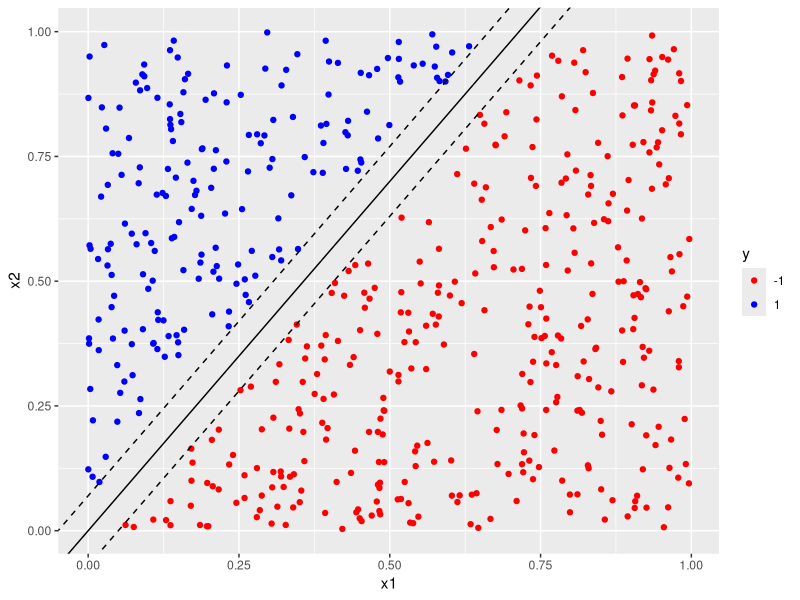
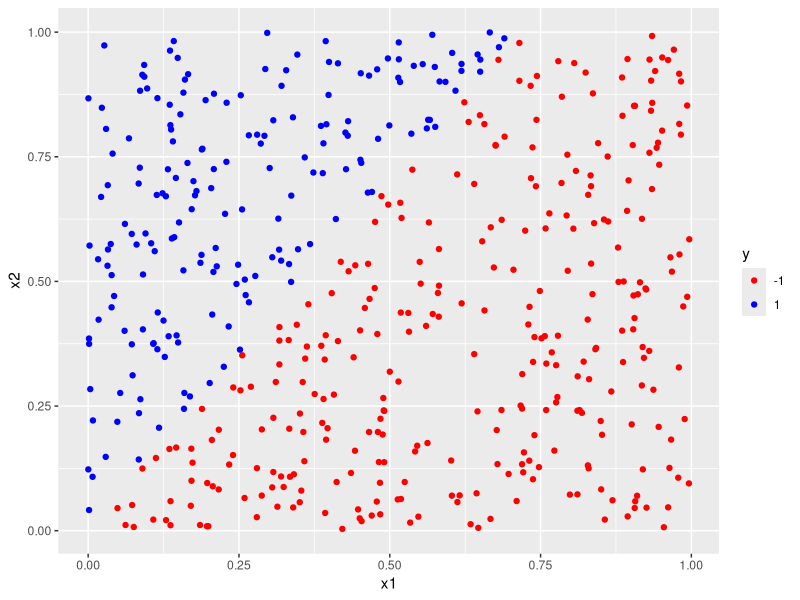
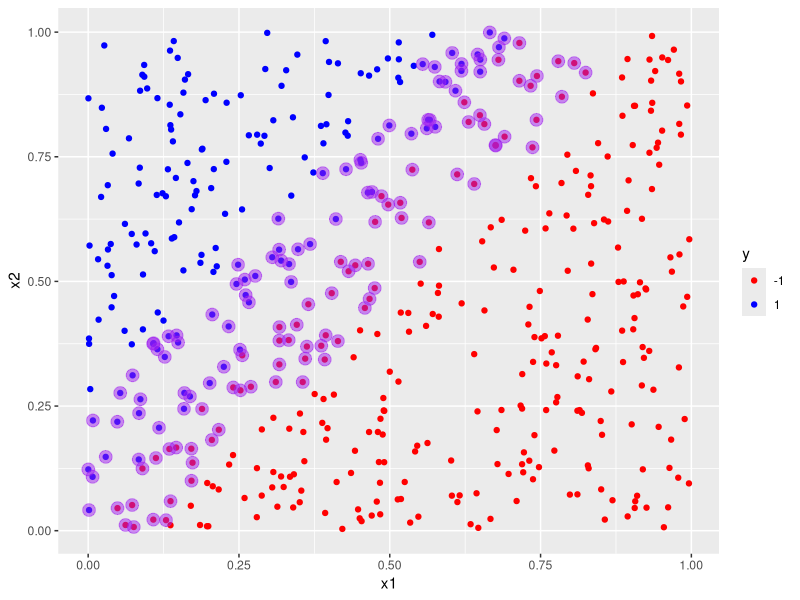
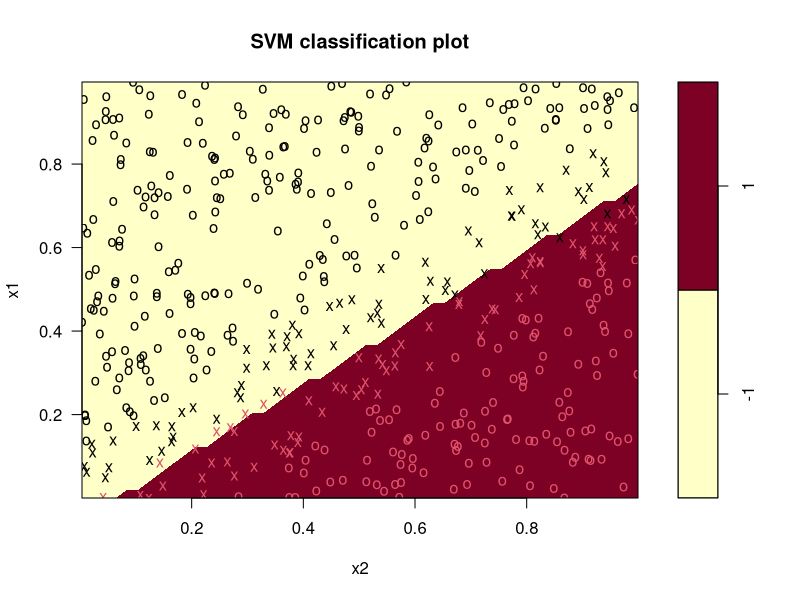
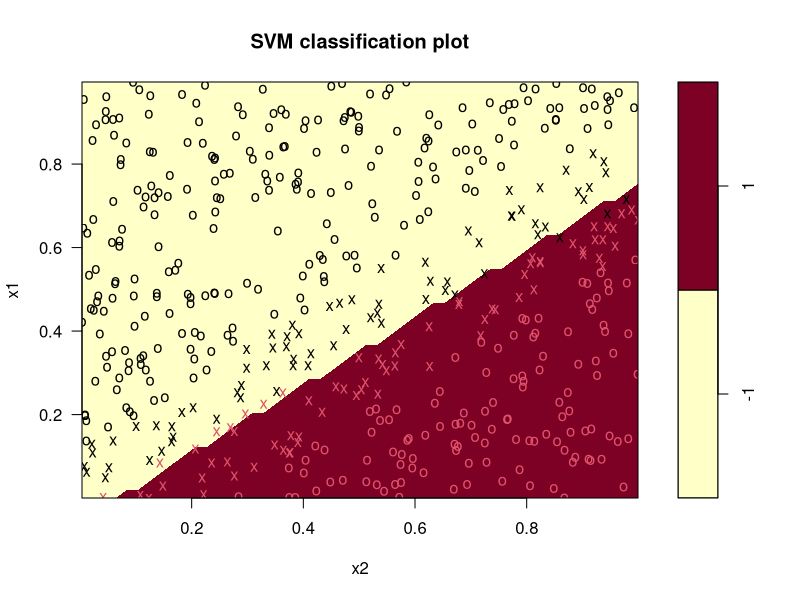
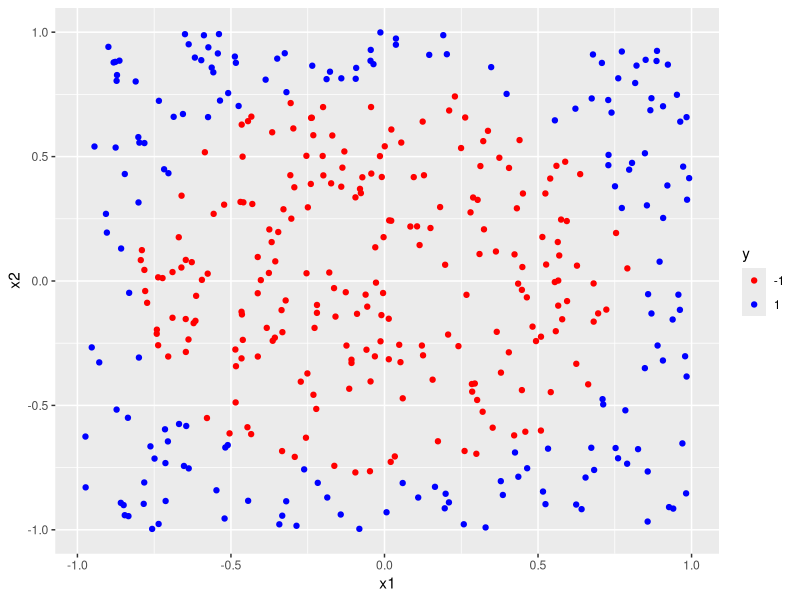
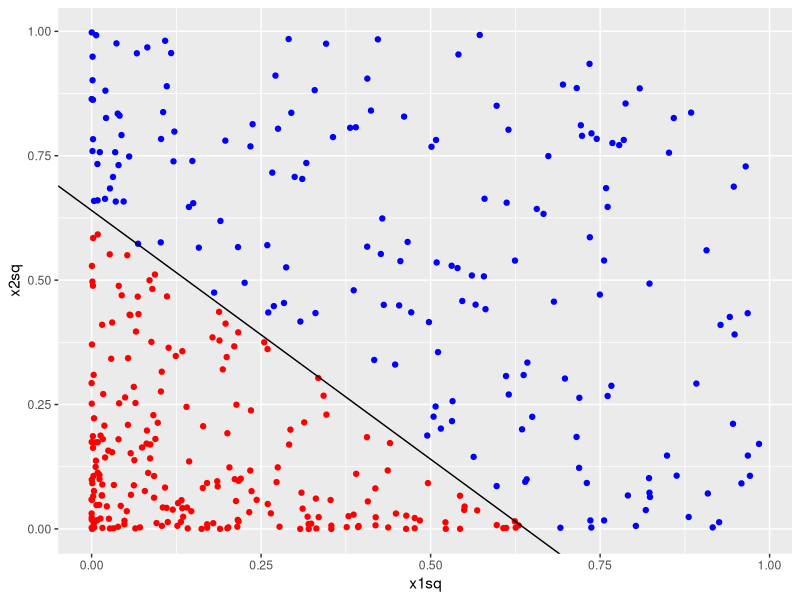
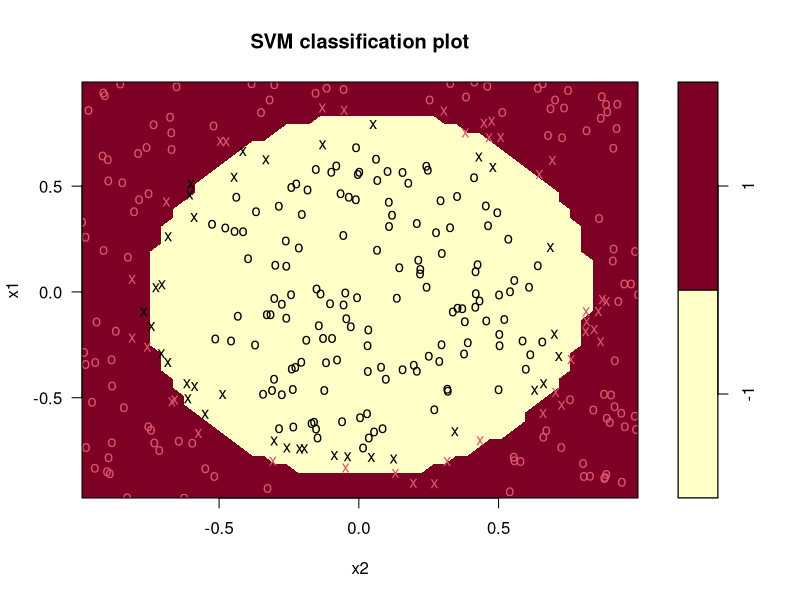

R code for these plots, in order:
## ---- chunk 1
library(tidyverse)
library(e1071)
## ---- chunk 2
#set seed
set.seed(42)

#set number of data points. 
n <- 600

#Generate data frame with two uniformly distributed predictors lying between 0 and 1.
df <- data.frame(x1 = runif(n), 
                 x2 = runif(n))
## ---- chunk 3
#classify data points depending on location
df$y <- factor(ifelse(df$x2 - 1.4*df$x1 < 0, -1, 1), 
    levels = c(-1, 1))


## ---- chunk 4
#set margin
delta <- 0.07

# retain only those points that lie outside the margin
df1 <- df[abs(1.4*df$x1 - df$x2) > delta, ]

#build plot
plot_margins <- ggplot(data = df1, aes(x = x1, y = x2, color = y)) + geom_point() + 
    scale_color_manual(values = c("red", "blue")) + 
    geom_abline(slope = 1.4, intercept = 0)+
    geom_abline(slope = 1.4, intercept = delta, linetype = "dashed") +
    geom_abline(slope = 1.4, intercept = -delta, linetype = "dashed")
 
#display plot 
plot_margins
## ---- chunk 5
#split train and test data in an 80/20 proportion
df[, "train"] <- ifelse(runif(nrow(df))<0.8, 1, 0)

#assign training rows to data frame trainset
trainset <- df[df$train == 1, ]
#assign test rows to data frame testset
testset <- df[df$train == 0, ]

#find index of "train" column
trainColNum <- grep("train", names(df))

#remove "train" column from train and test dataset
trainset <- trainset[, -trainColNum]
testset <- testset[, -trainColNum]


## ---- chunk 6
#build svm model, setting required parameters
svm_model<- svm(y ~ ., 
                data = trainset, 
                type = "C-classification", 
                kernel = "linear", 
                scale = FALSE)
## ---- chunk 7
#list components of model
names(svm_model)

#list values of the SV, index and rho
svm_model$SV
svm_model$index
svm_model$rho

#compute training accuracy
pred_train <- predict(svm_model, trainset)
mean(pred_train == trainset$y)

#compute test accuracy
pred_test <- predict(svm_model, testset)
mean(pred_test == testset$y)
## ---- chunk 8
#build scatter plot of training dataset
scatter_plot <- ggplot(data = trainset, aes(x = x1, y = x2, color = y)) + 
    geom_point() + 
    scale_color_manual(values = c("red", "blue"))
 scatter_plot
#add plot layer marking out the support vectors 
layered_plot <- 
    scatter_plot + geom_point(data = trainset[svm_model$index, ], aes(x = x1, y = x2), color = "purple", size = 4, alpha = 0.5)

#display plot
layered_plot
## ---- chunk 9

w=data.frame(x1=6.55241 , x2=-4.73278)

#calculate slope and intercept of decision boundary from weight vector and svm model
slope_1 <- -w[1]/w[2]
intercept_1 <- svm_model$rho/w[2]

#build scatter plot of training dataset
scatter_plot <- ggplot(data = trainset, aes(x = x1, y = x2, color = y)) + 
    geom_point() + scale_color_manual(values = c("red", "blue"))
#add decision boundary
plot_decision <- scatter_plot + geom_abline(slope = slope_1, intercept = intercept_1) 
#add margin boundaries
plot_margins <- plot_decision + 
 geom_abline(slope = slope_1, intercept = intercept_1 - 1/w[2], linetype = "dashed")+
 geom_abline(slope = slope_1, intercept = intercept_1 + 1/w[2], linetype = "dashed")
#display plot
#plot_margins
## ---- chunk 10
#build svm model
svm_model<- 
    svm(y ~ ., data = trainset, type = "C-classification", 
        kernel = "linear", scale = FALSE)

#plot decision boundaries and support vectors for the training data
plot(x = svm_model, data = trainset)
## ---- chunk 11
#build svm model, cost = 1
svm_model_1 <- svm(y ~ .,
                   data = trainset,
                   type = "C-classification",
                   cost = 1,
                   kernel = "linear",
                   scale = FALSE)

#print model details
svm_model_1


#build svm model, cost = 100
svm_model_100 <- svm(y ~ .,
                   data = trainset,
                   type = "C-classification",
                   cost = 100,
                   kernel = "linear",
                   scale = FALSE)

#print model details
svm_model_100
## ---- chunk 12
#add decision boundary and margins for cost = 1 to training data scatter plot

## ---- chunk 13
svm_model<- 
    svm(y ~ ., data = trainset, type = "C-classification", 
        kernel = "linear", scale = FALSE)

#compute training accuracy
pred_train <- predict(svm_model, trainset)
mean(pred_train == trainset$y)

#compute test accuracy
pred_test <- predict(svm_model, testset)
mean(pred_test == testset$y)

#plot
plot(svm_model, trainset)


## ---- chunk 14
#set number of variables and seed
n <- 400
set.seed(1)

#Generate data frame with two uniformly distributed predictors, x1 and x2
df <- data.frame(x1 = runif(n, min = -1, max = 1), 
                 x2 = runif(n, min = -1, max = 1))

#We want a circular boundary. Set boundary radius 
radius <- 0.8
radius_squared <- radius^2

#create dependent categorical variable, y, with value -1 or 1 depending on whether point lies
#within or outside the circle.
df$y <- factor(ifelse((df$x1)^2 + (df$x2)^2 < radius_squared, -1, 1), levels = c(-1, 1))
## ---- chunk 15
#build scatter plot, distinguish class by color
scatter_plot <- ggplot(data = df, aes(x = x1, y = x2, color = y)) + 
    geom_point() +
    scale_color_manual(values = c("red", "blue"))

#display plot
scatter_plot
## ---- chunk 16
#split train and test data in an 80/20 proportion
df[, "train"] <- ifelse(runif(nrow(df))<0.8, 1, 0)

#assign training rows to data frame trainset
trainset <- df[df$train == 1, ]
#assign test rows to data frame testset
testset <- df[df$train == 0, ]

#find index of "train" column
trainColNum <- grep("train", names(df))

#remove "train" column from train and test dataset
trainset <- trainset[, -trainColNum]
testset <- testset[, -trainColNum]


## ---- chunk 17
#split train and test data in an 80/20 proportion
df[, "train"] <- ifelse(runif(nrow(df))<0.8, 1, 0)

#assign training rows to data frame trainset
trainset <- df[df$train == 1, ]
testset<- df[df$train == 0, ]
## ---- chunk 18
#default cost mode;
svm_model_1 <- svm(y ~ ., data = trainset, type = "C-classification", cost = 1, kernel = "linear")

#training accuracy
pred_train <- predict(svm_model_1, trainset)
mean(pred_train == trainset$y)

#test accuracy
pred_test <- predict(svm_model_1, testset)
mean(pred_test == testset$y)
## ---- chunk 19
# Print average accuracy and standard deviation
accuracy <- rep(NA, 100)
set.seed(2)

# Calculate accuracies for 100 training/test partitions
for (i in 1:100){
    df[, "train"] <- ifelse(runif(nrow(df)) < 0.8, 1, 0)
    trainset <- df[df$train == 1, ]
    testset <- df[df$train == 0, ]
    trainColNum <- grep("train", names(trainset))
    trainset <- trainset[, -trainColNum]
    testset <- testset[, -trainColNum]
    svm_model <- svm(y ~ ., data = trainset, type = "C-classification", kernel = "linear")
    pred_test <- predict(svm_model, testset)
    accuracy[i] <- mean(pred_test == testset$y)
}

# Print average accuracy and standard deviation
mean(accuracy)
sd(accuracy)
## ---- chunk 20
#transform data
df1 <- data.frame(x1sq = df$x1^2, x2sq = df$x2^2, y = df$y)

#plot data points in the transformed space
plot_transformed <- ggplot(data = df1, aes(x = x1sq, y = x2sq, color = y)) + 
    geom_point()+ guides(color = FALSE) + 
    scale_color_manual(values = c("red", "blue"))

#add decision boundary and visualize
plot_decision <- plot_transformed + geom_abline(slope = -1, intercept = 0.64)
plot_decision
## ---- chunk 21
svm_model<- 
    svm(y ~ ., data = trainset, type = "C-classification", 
        kernel = "polynomial", degree = 2)

#measure training and test accuracy
pred_train <- predict(svm_model, trainset)
mean(pred_train == trainset$y)
pred_test <- predict(svm_model, testset)
mean(pred_test == testset$y)

#plot
plot(svm_model, trainset)
## ---- chunk 22
#tune model
tune_out <- 
    tune.svm(x = trainset[, -3], y = trainset[, 3], 
             type = "C-classification", 
             kernel = "polynomial", degree = 2, cost = 10^(-1:2), 
             gamma = c(0.1, 1, 10), coef0 = c(0.1, 1, 10))

#list optimal values
tune_out$best.parameters$cost
tune_out$best.parameters$gamma
tune_out$best.parameters$coef0
## ---- chunk 23
#Build tuned model
svm_model <- svm(y~ ., data = trainset, type = "C-classification", 
                 kernel = "polynomial", degree = 2, 
                 cost = tune_out$best.parameters$cost, 
                 gamma = tune_out$best.parameters$gamma, 
                 coef0 = tune_out$best.parameters$coef0)

#Calculate training and test accuracies
pred_train <- predict(svm_model, trainset)
mean(pred_train == trainset$y)
pred_test <- predict(svm_model, testset)
mean(pred_test == testset$y)

#plot model
plot(svm_model, trainset)
## ---- chunk 24
#number of data points
#number of data points
n <- 1000

#set seed
set.seed(1)

#create dataframe
df <- data.frame(x1 = rnorm(n, mean = -0.5, sd = 1), 
                 x2 = runif(n, min = -1, max = 1))
## ---- chunk 25
#set radius and centers
radius <- 0.8
center_1 <- c(-0.8, 0)
center_2 <- c(0.8, 0)
radius_squared <- radius^2

#create binary classification variable
df$y <- factor(ifelse((df$x1-center_1[1])^2 + (df$x2-center_1[2])^2 < radius_squared|
                      (df$x1-center_2[1])^2 + (df$x2-center_2[2])^2 < radius_squared, -1, 1),
                      levels = c(-1, 1))
## ---- chunk 26
# Plot x2 vs. x1, colored by y
scatter_plot<- ggplot(data = df, aes(x = x1, y = x2, color = y)) + 
    # Add a point layer
    geom_point() + 
    scale_color_manual(values = c("red", "blue")) +
    # Specify equal coordinates
    coord_equal()
 
scatter_plot 
## ---- chunk 27
#build model
svm_model<- 
    svm(y ~ ., data = trainset, type = "C-classification", 
        kernel = "linear")

#accuracy
pred_train <- predict(svm_model, trainset)
mean(pred_train == trainset$y)
pred_test <- predict(svm_model, testset)
mean(pred_test == testset$y)

#plot model against testset
plot(svm_model, testset)
## ---- chunk 28
#build model
svm_model<- 
    svm(y ~ ., data = trainset, type = "C-classification", 
        kernel = "polynomial", degree = 2)

#accuracy
pred_train <- predict(svm_model, trainset)
mean(pred_train == trainset$y)
pred_test <- predict(svm_model, testset)
mean(pred_test == testset$y)

#plot model
plot(svm_model, trainset)
## ---- chunk 29
#create vector to store accuracies and set random number seed
accuracy <- rep(NA, 100)
set.seed(2)

#calculate accuracies for 100 training/test partitions
for (i in 1:100){
    df[, "train"] <- ifelse(runif(nrow(df))<0.8, 1, 0)
    trainset <- df[df$train == 1, ]
    testset <- df[df$train == 0, ]
    trainColNum <- grep("train", names(trainset))
    trainset <- trainset[, -trainColNum]
    testset <- testset[, -trainColNum]
    svm_model<- svm(y ~ ., data = trainset, type = "C-classification", kernel = "polynomial", degree = 2)
    pred_test <- predict(svm_model, testset)
    accuracy[i] <- mean(pred_test == testset$y)
}

#print average accuracy and standard deviation
mean(accuracy)
sd(accuracy)
## ---- chunk 30
#create vector to store accuracies and set random number seed
accuracy <- rep(NA, 100)
set.seed(2)

#calculate accuracies for 100 training/test partitions
for (i in 1:100){
    df[, "train"] <- ifelse(runif(nrow(df))<0.8, 1, 0)
    trainset <- df[df$train == 1, ]
    testset <- df[df$train == 0, ]
    trainColNum <- grep("train", names(trainset))
    trainset <- trainset[, -trainColNum]
    testset <- testset[, -trainColNum]
    svm_model<- svm(y ~ ., data = trainset, type = "C-classification", kernel = "radial")
    pred_test <- predict(svm_model, testset)
    accuracy[i] <- mean(pred_test == testset$y)
}

#print average accuracy and standard deviation
mean(accuracy)
sd(accuracy)
## ---- chunk 31
#tune model
tune_out <- tune.svm(x = trainset[, -3], y = trainset[, 3], 
                     gamma = 5*10^(-2:2), 
                     cost = c(0.01, 0.1, 1, 10, 100), 
                     type = "C-classification", kernel = "radial")

#build tuned model
svm_model <- svm(y~ ., data = trainset, type = "C-classification", kernel = "radial", 
                 cost = tune_out$best.parameters$cost, 
                 gamma = tune_out$best.parameters$gamma)

#calculate test accuracy
pred_test <- predict(svm_model, testset)
mean(pred_test == testset$y)

#Plot decision boundary against test data
plot(svm_model, testset)
## ---- chunk 32
v<-rnorm(500)
#v
mean(v)

rep(c(-1, 1),c(5,3))

## ---- chunk 33
set.seed(10111)
x = matrix(rnorm(40), 20, 2)
y = rep(c(-1, 1), c(10, 10))
x[y == 1,] = x[y == 1,] + 1
plot(x, col = y + 3, pch = 19)
## ---- chunk 34
library(e1071)
## ---- chunk 35
dat = data.frame(x, y = as.factor(y))

dat

svmfit = svm(y ~ ., data = dat, kernel = "linear", cost = 10, scale = FALSE)
print(svmfit)
## ---- chunk 36
plot(svmfit, dat)
## ---- chunk 37
library(tidyverse)
library(caret)
library(kernlab)
## ---- chunk 38
# Load the data
data("PimaIndiansDiabetes2", package = "mlbench")
pima.data <- na.omit(PimaIndiansDiabetes2)

# Split the data into training and test set
set.seed(123)

training.samples <- pima.data$diabetes %>%
  createDataPartition(p = 0.8, list = FALSE)

train.data  <- pima.data[training.samples, ]
test.data <- pima.data[-training.samples, ]
## ---- chunk 39
# Fit the model on the training set
set.seed(123)
model <- train(
  diabetes ~., data = train.data, method = "svmLinear",
  trControl = trainControl("cv", number = 10),
  preProcess = c("center","scale")
  )
# Make predictions on the test data
predicted.classes <- model %>% predict(test.data)
head(predicted.classes)
## ---- chunk 40
# Compute model accuracy rate
mean(predicted.classes == test.data$diabetes)
## ---- chunk 41
# Fit the model on the training set
set.seed(123)
model <- train(
  diabetes ~., data = train.data, method = "svmLinear",
  trControl = trainControl("cv", number = 10),
  tuneGrid = expand.grid(C = seq(0, 2, length = 20)),
  preProcess = c("center","scale")
  )
# Plot model accuracy vs different values of Cost
plot(model)
## ---- chunk 42
# Print the best tuning parameter C that
# maximizes model accuracy
model$bestTune
